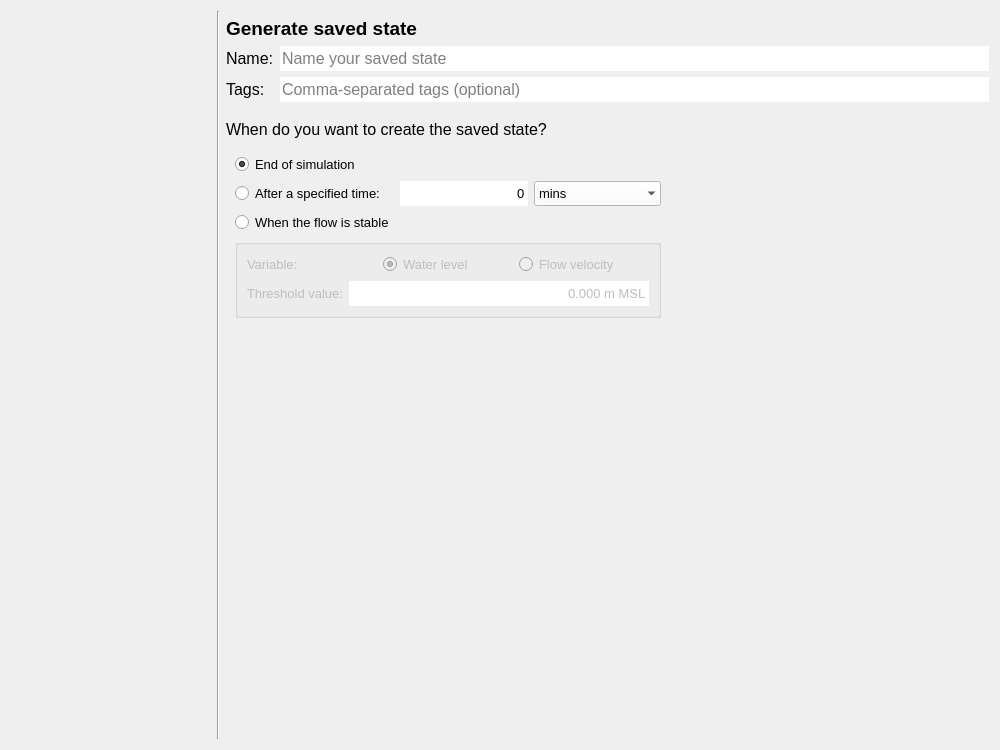
<?xml version="1.0" encoding="UTF-8"?>
<ui version="4.0">
 <class>Form</class>
 <widget class="QWidget" name="Form">
  <property name="windowModality">
   <enum>Qt::NonModal</enum>
  </property>
  <property name="geometry">
   <rect>
    <x>0</x>
    <y>0</y>
    <width>1000</width>
    <height>750</height>
   </rect>
  </property>
  <property name="sizePolicy">
   <sizepolicy hsizetype="Preferred" vsizetype="Preferred">
    <horstretch>0</horstretch>
    <verstretch>0</verstretch>
   </sizepolicy>
  </property>
  <property name="minimumSize">
   <size>
    <width>750</width>
    <height>500</height>
   </size>
  </property>
  <property name="font">
   <font>
    <family>Segoe UI</family>
    <pointsize>10</pointsize>
   </font>
  </property>
  <property name="windowTitle">
   <string>Form</string>
  </property>
  <property name="autoFillBackground">
   <bool>true</bool>
  </property>
  <property name="styleSheet">
   <string notr="true">QComboBox {background-color: rgba(255, 255, 255);}</string>
  </property>
  <layout class="QGridLayout" name="gridLayout">
   <item row="0" column="0" rowspan="12">
    <widget class="QWidget" name="wizard_steps_widget" native="true">
     <property name="sizePolicy">
      <sizepolicy hsizetype="Preferred" vsizetype="Expanding">
       <horstretch>0</horstretch>
       <verstretch>0</verstretch>
      </sizepolicy>
     </property>
     <property name="minimumSize">
      <size>
       <width>200</width>
       <height>0</height>
      </size>
     </property>
     <property name="maximumSize">
      <size>
       <width>200</width>
       <height>16777215</height>
      </size>
     </property>
     <layout class="QVBoxLayout" name="verticalLayout"/>
    </widget>
   </item>
   <item row="0" column="1" rowspan="12">
    <widget class="Line" name="line_2">
     <property name="sizePolicy">
      <sizepolicy hsizetype="Fixed" vsizetype="Expanding">
       <horstretch>0</horstretch>
       <verstretch>0</verstretch>
      </sizepolicy>
     </property>
     <property name="orientation">
      <enum>Qt::Vertical</enum>
     </property>
    </widget>
   </item>
   <item row="6" column="3">
    <spacer name="verticalSpacer_2">
     <property name="orientation">
      <enum>Qt::Vertical</enum>
     </property>
     <property name="sizeType">
      <enum>QSizePolicy::Expanding</enum>
     </property>
     <property name="sizeHint" stdset="0">
      <size>
       <width>20</width>
       <height>50</height>
      </size>
     </property>
    </spacer>
   </item>
   <item row="1" column="2">
    <widget class="QLabel" name="label_8">
     <property name="font">
      <font>
       <family>Segoe UI</family>
       <pointsize>14</pointsize>
       <weight>75</weight>
       <bold>true</bold>
       <underline>false</underline>
      </font>
     </property>
     <property name="text">
      <string>Generate saved state</string>
     </property>
    </widget>
   </item>
   <item row="5" column="2" colspan="5">
    <layout class="QGridLayout" name="gridLayout_3">
     <item row="0" column="0" colspan="2">
      <widget class="QLabel" name="label">
       <property name="font">
        <font>
         <family>Segoe UI</family>
         <pointsize>12</pointsize>
        </font>
       </property>
       <property name="text">
        <string>When do you want to create the saved state?</string>
       </property>
      </widget>
     </item>
     <item row="1" column="0">
      <widget class="QWidget" name="widget" native="true">
       <property name="minimumSize">
        <size>
         <width>0</width>
         <height>37</height>
        </size>
       </property>
       <layout class="QGridLayout" name="gridLayout_7">
        <item row="2" column="0">
         <widget class="QRadioButton" name="rb_after_time">
          <property name="font">
           <font>
            <family>Segoe UI</family>
            <pointsize>10</pointsize>
           </font>
          </property>
          <property name="text">
           <string>After a specified time:</string>
          </property>
          <property name="autoExclusive">
           <bool>true</bool>
          </property>
         </widget>
        </item>
        <item row="2" column="1">
         <widget class="QSpinBox" name="sp_time">
          <property name="sizePolicy">
           <sizepolicy hsizetype="Minimum" vsizetype="Preferred">
            <horstretch>0</horstretch>
            <verstretch>0</verstretch>
           </sizepolicy>
          </property>
          <property name="minimumSize">
           <size>
            <width>0</width>
            <height>25</height>
           </size>
          </property>
          <property name="maximumSize">
           <size>
            <width>16777215</width>
            <height>16777215</height>
           </size>
          </property>
          <property name="font">
           <font>
            <family>Segoe UI</family>
            <pointsize>10</pointsize>
           </font>
          </property>
          <property name="layoutDirection">
           <enum>Qt::LeftToRight</enum>
          </property>
          <property name="styleSheet">
           <string notr="true">QSpinBox {background-color: white;}</string>
          </property>
          <property name="frame">
           <bool>false</bool>
          </property>
          <property name="alignment">
           <set>Qt::AlignRight|Qt::AlignTrailing|Qt::AlignVCenter</set>
          </property>
          <property name="buttonSymbols">
           <enum>QAbstractSpinBox::NoButtons</enum>
          </property>
          <property name="maximum">
           <number>999999999</number>
          </property>
         </widget>
        </item>
        <item row="3" column="0">
         <widget class="QRadioButton" name="rb_stable_flow">
          <property name="font">
           <font>
            <family>Segoe UI</family>
            <pointsize>10</pointsize>
           </font>
          </property>
          <property name="text">
           <string>When the flow is stable</string>
          </property>
          <property name="autoExclusive">
           <bool>true</bool>
          </property>
         </widget>
        </item>
        <item row="2" column="2">
         <widget class="QComboBox" name="cbo_units">
          <property name="sizePolicy">
           <sizepolicy hsizetype="Minimum" vsizetype="Preferred">
            <horstretch>0</horstretch>
            <verstretch>0</verstretch>
           </sizepolicy>
          </property>
          <property name="minimumSize">
           <size>
            <width>0</width>
            <height>25</height>
           </size>
          </property>
          <property name="maximumSize">
           <size>
            <width>16777215</width>
            <height>16777215</height>
           </size>
          </property>
          <property name="font">
           <font>
            <family>Segoe UI</family>
            <pointsize>10</pointsize>
           </font>
          </property>
          <property name="styleSheet">
           <string notr="true">QComboBox {background-color:white; selection-background-color: lightgray;}</string>
          </property>
          <property name="currentIndex">
           <number>1</number>
          </property>
          <property name="frame">
           <bool>false</bool>
          </property>
          <item>
           <property name="text">
            <string>hrs</string>
           </property>
          </item>
          <item>
           <property name="text">
            <string>mins</string>
           </property>
          </item>
          <item>
           <property name="text">
            <string>s</string>
           </property>
          </item>
         </widget>
        </item>
        <item row="0" column="0" rowspan="2" colspan="2">
         <widget class="QRadioButton" name="rb_end_of_sim">
          <property name="font">
           <font>
            <family>Segoe UI</family>
            <pointsize>10</pointsize>
           </font>
          </property>
          <property name="text">
           <string>End of simulation</string>
          </property>
          <property name="checked">
           <bool>true</bool>
          </property>
          <property name="autoExclusive">
           <bool>true</bool>
          </property>
         </widget>
        </item>
        <item row="4" column="0" colspan="3">
         <widget class="QGroupBox" name="gb_stable_flow">
          <property name="enabled">
           <bool>false</bool>
          </property>
          <property name="font">
           <font>
            <family>Segoe UI</family>
            <pointsize>10</pointsize>
           </font>
          </property>
          <property name="title">
           <string/>
          </property>
          <property name="checkable">
           <bool>false</bool>
          </property>
          <layout class="QGridLayout" name="gridLayout_4">
           <item row="2" column="0">
            <widget class="QLabel" name="label_4">
             <property name="font">
              <font>
               <family>Segoe UI</family>
               <pointsize>10</pointsize>
              </font>
             </property>
             <property name="text">
              <string>Threshold value:</string>
             </property>
            </widget>
           </item>
           <item row="2" column="1" colspan="2">
            <widget class="QDoubleSpinBox" name="sp_threshold">
             <property name="minimumSize">
              <size>
               <width>300</width>
               <height>25</height>
              </size>
             </property>
             <property name="maximumSize">
              <size>
               <width>16777215</width>
               <height>16777215</height>
              </size>
             </property>
             <property name="font">
              <font>
               <family>Segoe UI</family>
               <pointsize>10</pointsize>
              </font>
             </property>
             <property name="styleSheet">
              <string notr="true">QDoubleSpinBox {background-color:white; selection-background-color: lightgray;}</string>
             </property>
             <property name="frame">
              <bool>false</bool>
             </property>
             <property name="alignment">
              <set>Qt::AlignRight|Qt::AlignTrailing|Qt::AlignVCenter</set>
             </property>
             <property name="buttonSymbols">
              <enum>QAbstractSpinBox::NoButtons</enum>
             </property>
             <property name="prefix">
              <string/>
             </property>
             <property name="suffix">
              <string> m MSL</string>
             </property>
             <property name="decimals">
              <number>3</number>
             </property>
             <property name="minimum">
              <double>0.000000000000000</double>
             </property>
             <property name="maximum">
              <double>100000000000000004764729344.000000000000000</double>
             </property>
             <property name="value">
              <double>0.000000000000000</double>
             </property>
            </widget>
           </item>
           <item row="0" column="0" colspan="3">
            <layout class="QGridLayout" name="gridLayout_6">
             <property name="bottomMargin">
              <number>0</number>
             </property>
             <item row="0" column="1">
              <widget class="QRadioButton" name="rb_water_level">
               <property name="font">
                <font>
                 <family>Segoe UI</family>
                 <pointsize>10</pointsize>
                </font>
               </property>
               <property name="layoutDirection">
                <enum>Qt::LeftToRight</enum>
               </property>
               <property name="text">
                <string>Water level</string>
               </property>
               <property name="checked">
                <bool>true</bool>
               </property>
              </widget>
             </item>
             <item row="0" column="0">
              <widget class="QLabel" name="label_3">
               <property name="font">
                <font>
                 <family>Segoe UI</family>
                 <pointsize>10</pointsize>
                </font>
               </property>
               <property name="text">
                <string>Variable:</string>
               </property>
              </widget>
             </item>
             <item row="0" column="2">
              <widget class="QRadioButton" name="rb_flow_velocity">
               <property name="font">
                <font>
                 <family>Segoe UI</family>
                 <pointsize>10</pointsize>
                </font>
               </property>
               <property name="text">
                <string>Flow velocity</string>
               </property>
              </widget>
             </item>
            </layout>
           </item>
          </layout>
         </widget>
        </item>
       </layout>
      </widget>
     </item>
    </layout>
   </item>
   <item row="2" column="2" colspan="5">
    <layout class="QGridLayout" name="gridLayout_2">
     <property name="bottomMargin">
      <number>0</number>
     </property>
     <item row="1" column="1">
      <widget class="QLineEdit" name="le_saved_state_tags">
       <property name="sizePolicy">
        <sizepolicy hsizetype="Expanding" vsizetype="Preferred">
         <horstretch>0</horstretch>
         <verstretch>0</verstretch>
        </sizepolicy>
       </property>
       <property name="minimumSize">
        <size>
         <width>0</width>
         <height>25</height>
        </size>
       </property>
       <property name="maximumSize">
        <size>
         <width>16777215</width>
         <height>16777215</height>
        </size>
       </property>
       <property name="font">
        <font>
         <family>Segoe UI</family>
         <pointsize>12</pointsize>
        </font>
       </property>
       <property name="styleSheet">
        <string notr="true">QLineEdit {background-color: white;}</string>
       </property>
       <property name="frame">
        <bool>false</bool>
       </property>
       <property name="placeholderText">
        <string>Comma-separated tags (optional)</string>
       </property>
      </widget>
     </item>
     <item row="1" column="0">
      <widget class="QLabel" name="label_11">
       <property name="minimumSize">
        <size>
         <width>0</width>
         <height>25</height>
        </size>
       </property>
       <property name="maximumSize">
        <size>
         <width>16777215</width>
         <height>16777215</height>
        </size>
       </property>
       <property name="font">
        <font>
         <family>Segoe UI</family>
         <pointsize>12</pointsize>
        </font>
       </property>
       <property name="text">
        <string>Tags:</string>
       </property>
      </widget>
     </item>
     <item row="0" column="1">
      <widget class="QLineEdit" name="le_saved_state_name">
       <property name="sizePolicy">
        <sizepolicy hsizetype="Expanding" vsizetype="Preferred">
         <horstretch>0</horstretch>
         <verstretch>0</verstretch>
        </sizepolicy>
       </property>
       <property name="minimumSize">
        <size>
         <width>0</width>
         <height>25</height>
        </size>
       </property>
       <property name="maximumSize">
        <size>
         <width>16777215</width>
         <height>16777215</height>
        </size>
       </property>
       <property name="font">
        <font>
         <family>Segoe UI</family>
         <pointsize>12</pointsize>
        </font>
       </property>
       <property name="autoFillBackground">
        <bool>false</bool>
       </property>
       <property name="styleSheet">
        <string notr="true">QLineEdit {background-color: white;}</string>
       </property>
       <property name="maxLength">
        <number>80</number>
       </property>
       <property name="frame">
        <bool>false</bool>
       </property>
       <property name="placeholderText">
        <string>Name your saved state</string>
       </property>
      </widget>
     </item>
     <item row="0" column="0">
      <widget class="QLabel" name="label_2">
       <property name="sizePolicy">
        <sizepolicy hsizetype="Preferred" vsizetype="Preferred">
         <horstretch>0</horstretch>
         <verstretch>0</verstretch>
        </sizepolicy>
       </property>
       <property name="minimumSize">
        <size>
         <width>0</width>
         <height>25</height>
        </size>
       </property>
       <property name="maximumSize">
        <size>
         <width>16777215</width>
         <height>16777215</height>
        </size>
       </property>
       <property name="font">
        <font>
         <family>Segoe UI</family>
         <pointsize>12</pointsize>
        </font>
       </property>
       <property name="text">
        <string>Name:</string>
       </property>
      </widget>
     </item>
    </layout>
   </item>
   <item row="11" column="2" colspan="5">
    <spacer name="horizontalSpacer">
     <property name="orientation">
      <enum>Qt::Horizontal</enum>
     </property>
     <property name="sizeHint" stdset="0">
      <size>
       <width>40</width>
       <height>20</height>
      </size>
     </property>
    </spacer>
   </item>
  </layout>
 </widget>
 <tabstops>
  <tabstop>le_saved_state_name</tabstop>
  <tabstop>le_saved_state_tags</tabstop>
  <tabstop>rb_end_of_sim</tabstop>
  <tabstop>rb_after_time</tabstop>
  <tabstop>sp_time</tabstop>
  <tabstop>cbo_units</tabstop>
  <tabstop>rb_stable_flow</tabstop>
  <tabstop>rb_water_level</tabstop>
  <tabstop>rb_flow_velocity</tabstop>
  <tabstop>sp_threshold</tabstop>
 </tabstops>
 <resources/>
 <connections/>
</ui>
